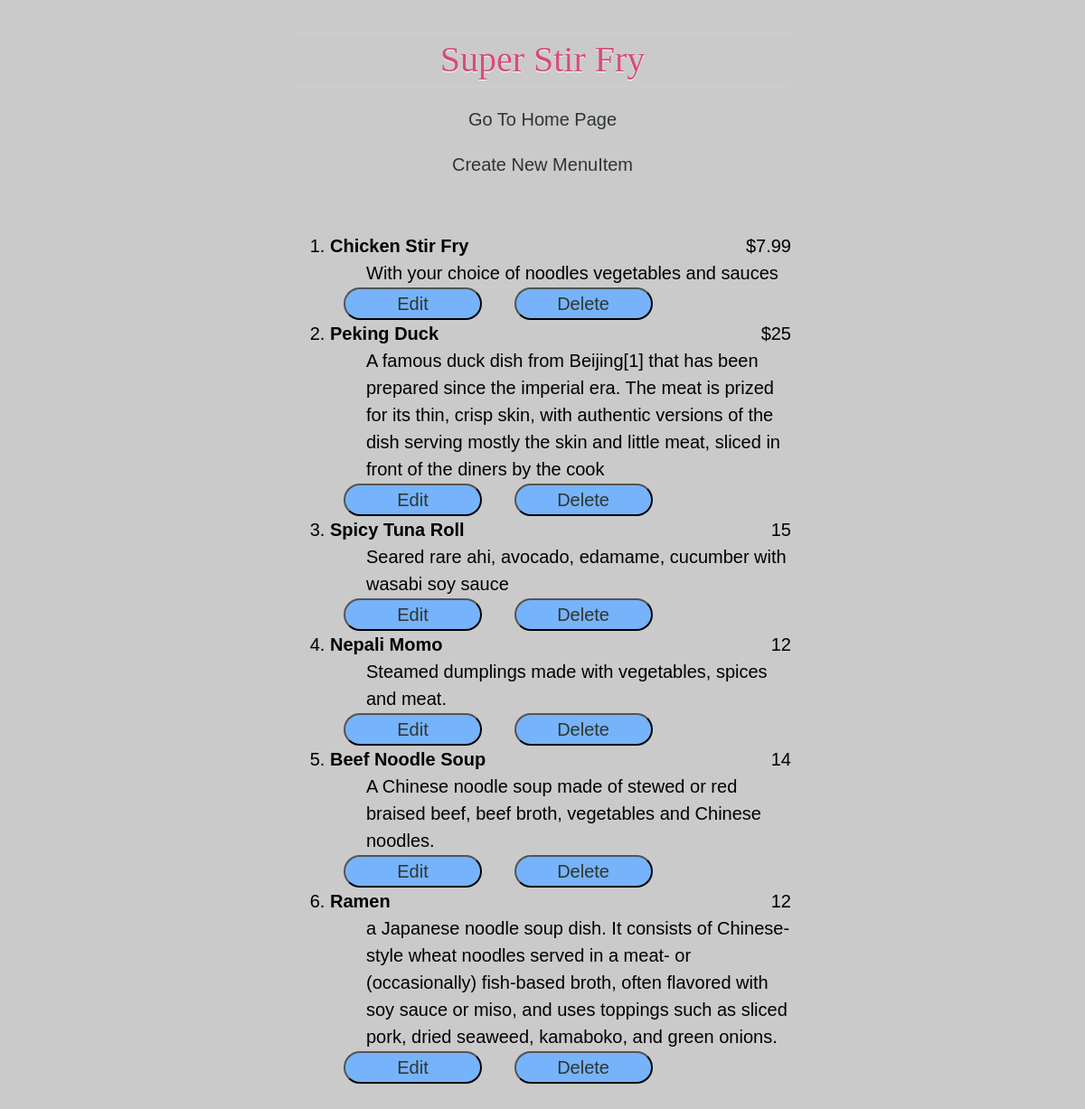
The app's page /restaurants/2/, older data.
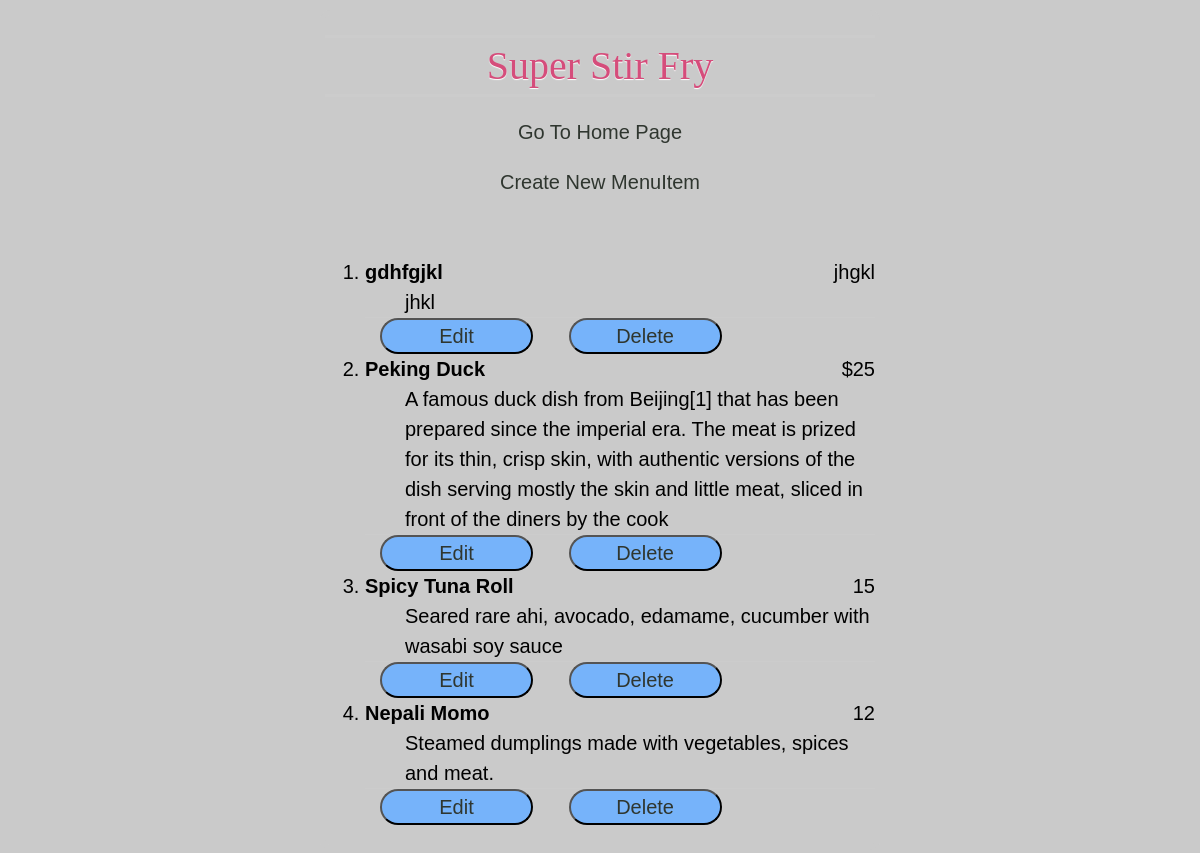
The same page, newer data.
### database_setup.py (models this page shows, shortened)
class Restaurant(Base):                                              # Restaurant base class
    __tablename__ = 'restaurant'                                     # resturant is the table name
    name = Column(String(80), nullable = False)                      # has name of String size 80 characters and entry cannot be created if name of restaurant is not entered
    id = Column(Integer, primary_key = True)                         # restaurant table has another column having id as the primary key for each row

class MenuItem(Base):                                                # MenuItem class
    __tablename__ = 'menu_item'                                      # table name is menu_item
    name = Column(String(250), nullable = False)                     # has a name of upto 250 character and entry cannot created if name of the menuitem is not entered
    id = Column(Integer, primary_key = True)                         # each row would have an id which would act as primary key
    course = Column(String(250))                                     # course column has string size upto 250 characters
    description = Column(String(250))                                # description of each menuitem as a column and having as string size upto 250 characters
    price = Column(String(8))                                        # price is another column of menuitem having a string size of 8 characters
    restaurant_id = Column(Integer, ForeignKey('restaurant.id'))     # restaurant_id is the foriegn key connecting 2 tables meaning, pick the restaurant id number of the restaurant when I ask for 'restaurant_id' which would mean to assign a specific menuitem to a particular restaurant
    restaurant = relationship(Restaurant)                            # creating a variable 'restaurant' to make a relationship with the class Restaurant

### app.py (the view)
@app.route('/restaurants/<int:restaurant_id>/')
def restaurant_menu(restaurant_id):
    restaurant = session.query(Restaurant).filter_by(id = restaurant_id).one()
    menu_items = session.query(MenuItem).filter_by(restaurant_id=restaurant_id)
    if menu_items:
        return render_template('restaurantmenu.html',
                               restaurant=restaurant, menu_items=menu_items)
    else:
        return "No Menus Found"

### templates/restaurantmenu.html (shortened to what this page needs)
<html>
		<head>
				<link rel=stylesheet type=text/css href="{{ url_for('static', filename='styles.css') }}">
		</head>
		<body>
				<h1>{{ restaurant.name }}</h1>
				<h4><a class="hoverlink" href="{{ url_for('restaurants') }}">Go To Home Page</a></h4>
				<h3><a class="hoverlink" href="{{ url_for('create_menu_item', restaurant_id=restaurant.id) }}">
								Create New MenuItem</a></h3>
				<br>
				<ol>
						{% for menu_item in menu_items %}
						<li class="itemname"><strong>{{ menu_item.name }}</strong>
						<span class="price">{{ menu_item.price }}<br></span>
								<ul class="lineafter">
										<li> {{ menu_item.description }}</li>
								</ul>
							<button class="edit-btn"><a href="{{ url_for('edit_menu_item',
							restaurant_id=restaurant.id, menu_id=menu_item.id) }}"><span>
									Edit</span></a></button>
						<button class="delete-btn"><a href="{{ url_for('delete_menu_item',
						restaurant_id=restaurant.id, menu_id=menu_item.id) }}">
										Delete</a></button>
								<br>
						{% endfor %}
				</ol>
		</body>
</html>

### static/styles.css (style rules this page uses)
body { font: 200 20px/1.5 Helvetica, Verdana, sans-serif; padding: 0; width: 550px; margin: auto; margin-top: 10px; margin-bottom: 20px; background:url(https://subtlepatterns.com/patterns/little_pluses.png) #cacaca; border: 5px solid #cacaca; border-radius: 10px; }
h1 { color: #d54d7b; font-family: "Great Vibes", cursive; line-height: 160px; font-weight: normal; margin-bottom: 0px; margin-top: 40px; text-shadow: 0 1px 1px #fff; border-top: 3px solid #ccc; border-bottom: 3px solid #ccc; border-margin: 100px; }
h1, h2, h3, h4, h5, h6 { text-align: center; font-weight: 400; line-height: 1.4; margin-top: 20px; margin-bottom: 10px; }
ul { list-style-type: none }
a:-webkit-any-link { color: #2f362f; cursor: pointer; font: 200 20px/1.5 Helvetica, Verdana, sans-serif; text-decoration: none; }
.lineafter { border-bottom: 1px solid #ccc; }
.lineafter li:last-child { border: none }
.itemname { width: 50% float: left; }
.price { text-align: right; width: 50%; float: right; }
button { background: #76B3FA; border-radius: 50px; color: #fff; text-decoration: none; font-size: 1.45em; margin: 0 15px; width: 30%; display: relative; }

Row changes from the older to the newer data that the page shows:
removed MenuItem: name "Chicken Stir Fry", price "$7.99", description "With your choice of noodles vegetables and sauces"
removed MenuItem: name "Beef Noodle Soup", price "14", description "A Chinese noodle soup made of stewed or red braised beef, beef broth, vegetables and Chinese noodles."
removed MenuItem: name "Ramen", price "12", description "a Japanese noodle soup dish. It consists of Chinese-style wheat noodles served in a meat- or (occasionally) fish-based broth, often flavored with soy sauce or miso, and uses toppings such as sliced pork, dried seaweed, kamaboko, and green onions."
added MenuItem: name "gdhfgjkl", price "jhgkl", description "jhkl"
